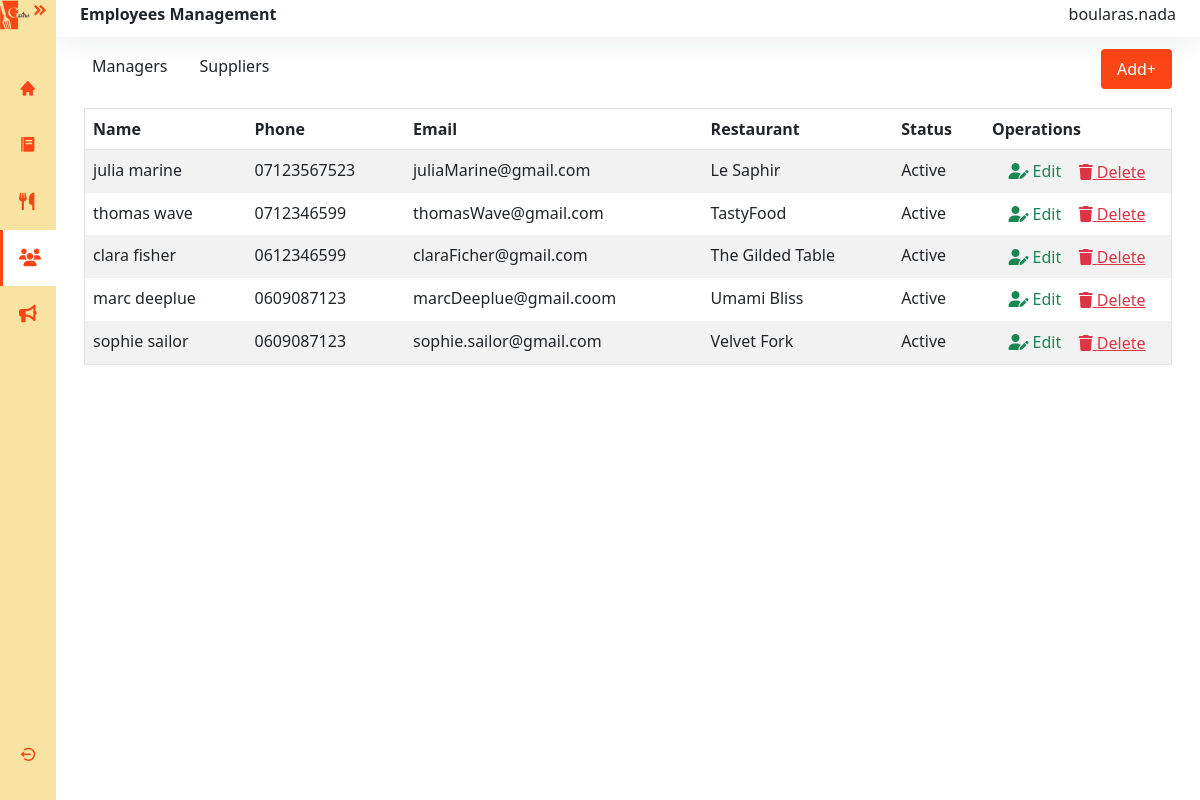
/restaurant/employees/ (signed in), run on the app's committed database.
### restaurant/models.py (models this page shows, shortened)
class User(AbstractUser):
    USER_TYPES = (
        ('PDG', 'PDG'),
        ('MANAGER', 'Manager'),
        ('CHEF', 'Chef'),
        ('SERVER', 'Server'),
        ('DELIVERY', 'Delivery Person'),
        ('CLIENT', 'Client'),
        ('SUPPLIER', 'Supplier'),
    )
    user_type = models.CharField(max_length=10, choices=USER_TYPES)
    phone = models.CharField(max_length=20)
    groups = models.ManyToManyField(
        'auth.Group',
        verbose_name='groups',
        blank=True,
        help_text='The groups this user belongs to.',
        related_name="restaurant_user_groups",
        related_query_name="restaurant_user",
    )
    user_permissions = models.ManyToManyField(
        'auth.Permission',
        verbose_name='user permissions',
        blank=True,
        help_text='Specific permissions for this user.',
        related_name="restaurant_user_permissions",
        related_query_name="restaurant_user",
    )

class Manager(models.Model):
    user = models.OneToOneField(
        User,
        on_delete=models.CASCADE,
        primary_key=True,
        null=False,
        blank=False,
    )
    created_at = models.DateField(auto_now_add=True)
    status = models.CharField(max_length=10, choices=EmployeeStatus.choices)
    restaurant = models.OneToOneField(Restaurant, on_delete=models.CASCADE, related_name='manager')
    class Meta:
        constraints = [
            models.UniqueConstraint(
                fields=['restaurant'],
                name='unique_restaurant_manager',
                condition=models.Q(status='active'),
                violation_error_message="This restaurant already has an active manager."
            )
        ]

class Restaurant(models.Model):
    name = models.CharField(max_length=100)
    address = models.CharField(max_length=255)
    city = models.CharField(max_length=100)
    phone = models.CharField(max_length=20)
    email = models.EmailField()
    image = models.ImageField(upload_to='restaurant_images/', blank=True, null=True)

### restaurant/views.py (the view)
# urls.py: path('employees/', views.employee_list, name='employee_list'),
@pdg_required
def employee_list(request):
    highlight_manager = request.GET.get('highlight')
    managers = Manager.objects.select_related('user', 'restaurant').all()
    suppliers = Supplier.objects.select_related('user').all()
    return render(request, 'pdg/employees.html', {
        'managers': managers,
        'suppliers': suppliers,
        'highlight_manager': highlight_manager
    })

### templates/pdg/employees.html (shortened to what this page needs)
{% extends 'pdg/base.html' %}
{% load static %}
{% block extra_css %}
<link rel="stylesheet" href="https://cdnjs.cloudflare.com/ajax/libs/twitter-bootstrap/5.3.0/css/bootstrap.min.css">
<link rel="stylesheet" href="https://cdn.datatables.net/2.2.2/css/dataTables.bootstrap5.css">
<link rel="stylesheet" href="{% static 'styles/pdg/employee.css'%}">
{% endblock %}
{% block employees_active %}activate{% endblock %}
{% block content %}
<div class="main bg-white">
  <nav class="navbar navbar-expand bg-basic d-flex justify-content-between">
    <h6 class="fw-bold">Employees Management</h6>
    <h6>{{ request.session.display_username }}</h6>
  </nav>
  <main class="content px-3 py-1">
    <div class="container mt-2 mb-4">
      <div class="d-flex justify-content-between align-items-start mb-3">
        <div class="d-flex align-items-center" id="list-employee-manager">
          <h6 class="me-3" id="managers-btn">Managers</h6>
          <h6 class="me-3" id="suppliers-btn">Suppliers</h6>
        </div>
        <a href="{% url 'add_employee' %}" id="btn">Add<span>+</span></a>
      </div>
      <div class="table-responsive" id="manager">
        <table id="managers-table" class="table table-striped border" style="width:100%">
          <thead>
              <tr>
                  <th>Name</th>
                  <th>Phone</th>
                  <th>Email</th>
                  <th>Restaurant</th>
                  <th>Status</th>
                  <th>Operations</th>
              </tr>
          </thead>
          <tbody>
            {% for manager in managers %}
            <tr>
              <td>{{ manager.user.get_full_name }}</td>
              <td>{{ manager.user.phone }}</td>
              <td>{{ manager.user.email }}</td>
              <td>{{ manager.restaurant.name }}</td>
              <td>{{ manager.get_status_display }}</td>
              <td class="d-flex justify-content-evenly align-items-center">
                <a href="{% url 'edit_employee' manager.user.pk %}" class="text-success">
                  <i class="fa-solid fa-user-pen"></i> Edit
                </a>
                <form action="{% url 'delete_manager' manager.pk %}" method="post" onsubmit="return confirm('Are you sure you want to delete this manager?');">
                  <button type="submit" class="btn btn-link text-danger p-0 m-0">
                    <i class="fa-solid fa-trash"></i> Delete
                  </button>
                </form>
              </td>
            </tr>
            {% endfor %}
          </tbody>
        </table>
      </div>
    </div>
  </main>
</div>
{% endblock %}

### static/styles/pdg/base.css (style rules this page uses)
:root { --mainColor:#FA4516; --secondColor:#F8E3A2; }
.main { display: flex; flex-direction: column; min-height: 100vh; width: 100%; overflow: hidden; transition: all 0.25s ease-in-out; background-color: rgb(255, 255, 255); margin-left: 3.5rem; padding:0rem; }

### static/styles/pdg/employee.css (style rules this page uses)
:root { --mainColor:#FA4516; --secondColor:#F8E3A2; }
.navbar { background-color: white; box-shadow:0 0 2rem 0 rgba(33, 37,41 , .1) ; padding: 0.3rem 1.5rem; }
#btn { padding: 0.5rem 1rem; background-color: var(--mainColor); color: white; border: none; border-radius: 0.25rem; font-size: 1rem; text-decoration: none; }
td { border: 0; }
td a { text-decoration: none; }
div#manager, div#supplier { overflow-x:auto; margin: 0rem; }
h6 { transition: color 0.3s; cursor: pointer; }
.me-3 { padding: .5rem; }

### data on the page
User: session.display_username "boularas.nada"
Manager: user.get_full_name "julia marine", user.phone "07123567523", user.email "juliaMarine@gmail.com", restaurant.name "Le Saphir", status "Active"
Manager: user.get_full_name "thomas wave", user.phone "0712346599", user.email "thomasWave@gmail.com", restaurant.name "TastyFood", status "Active"
Manager: user.get_full_name "clara fisher", user.phone "0612346599", user.email "claraFicher@gmail.com", restaurant.name "The Gilded Table", status "Active"
Manager: user.get_full_name "marc deeplue", user.phone "0609087123", user.email "marcDeeplue@gmail.coom", restaurant.name "Umami Bliss", status "Active"
Manager: user.get_full_name "sophie sailor", user.phone "0609087123", user.email "sophie.sailor@gmail.com", restaurant.name "Velvet Fork", status "Active"
